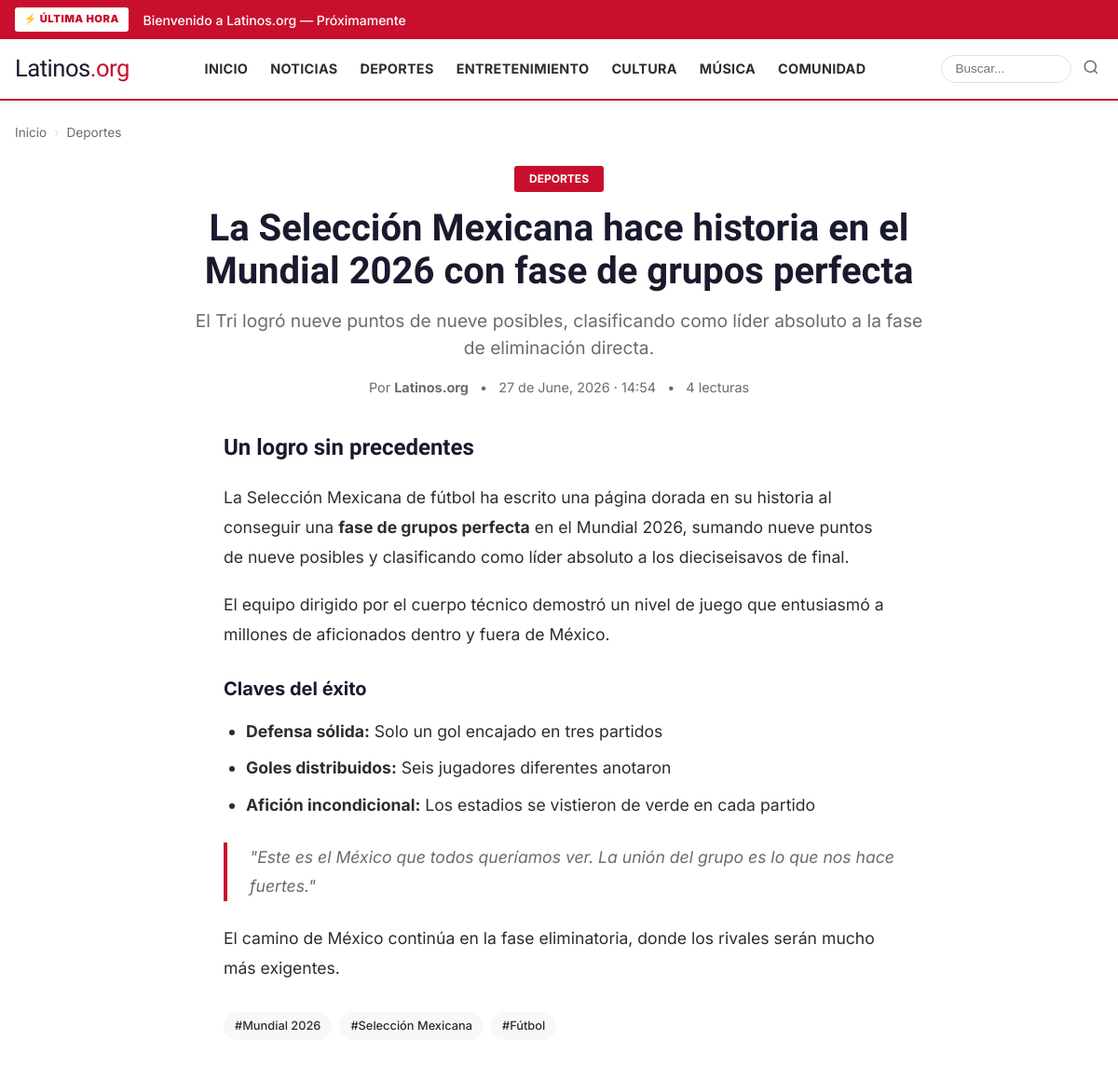
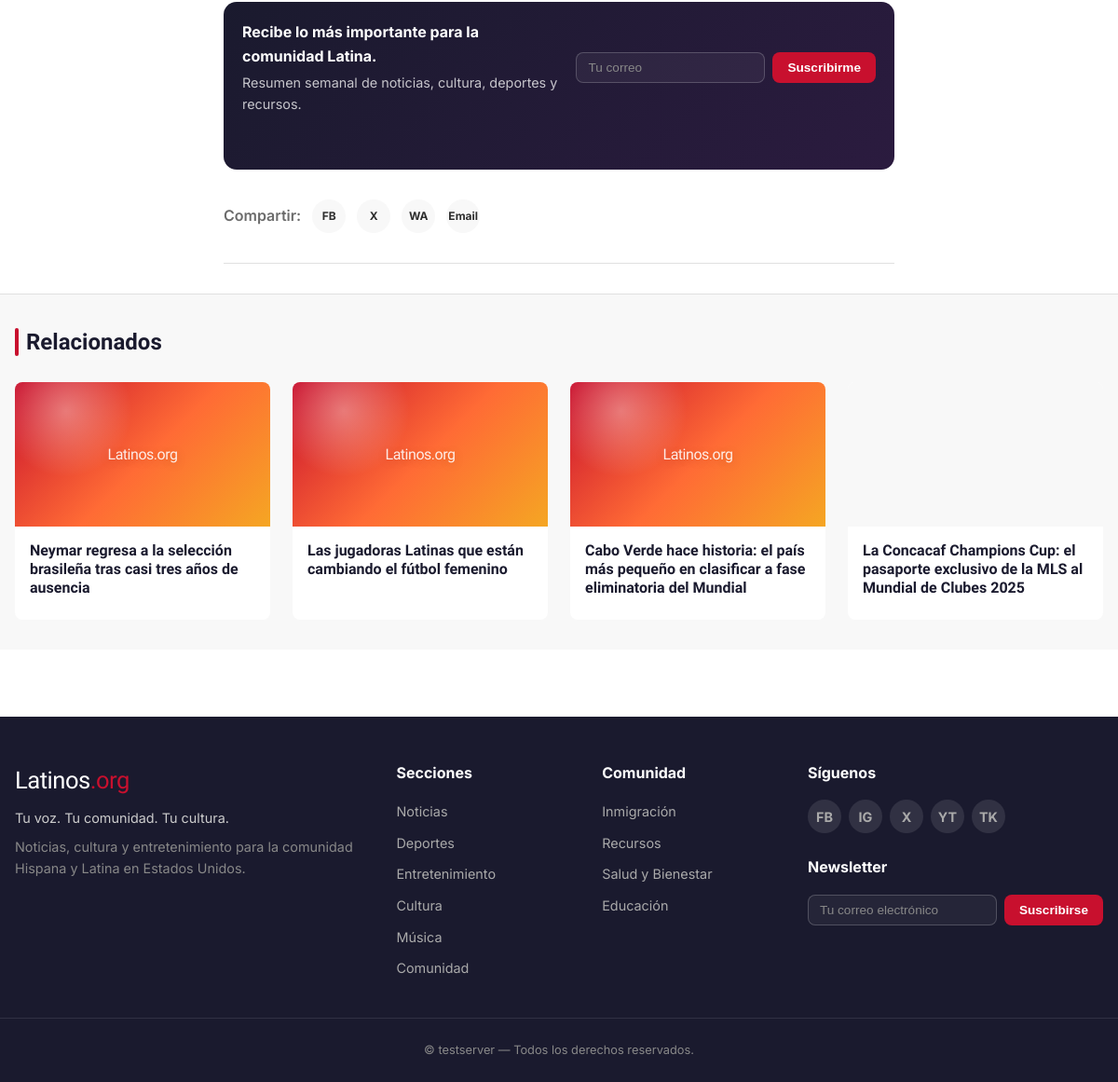
The page /articulo/mexico-historia-mundial-2026-fase-grupos-perfecta on the database as committed earlier (2 pictures, top to bottom).
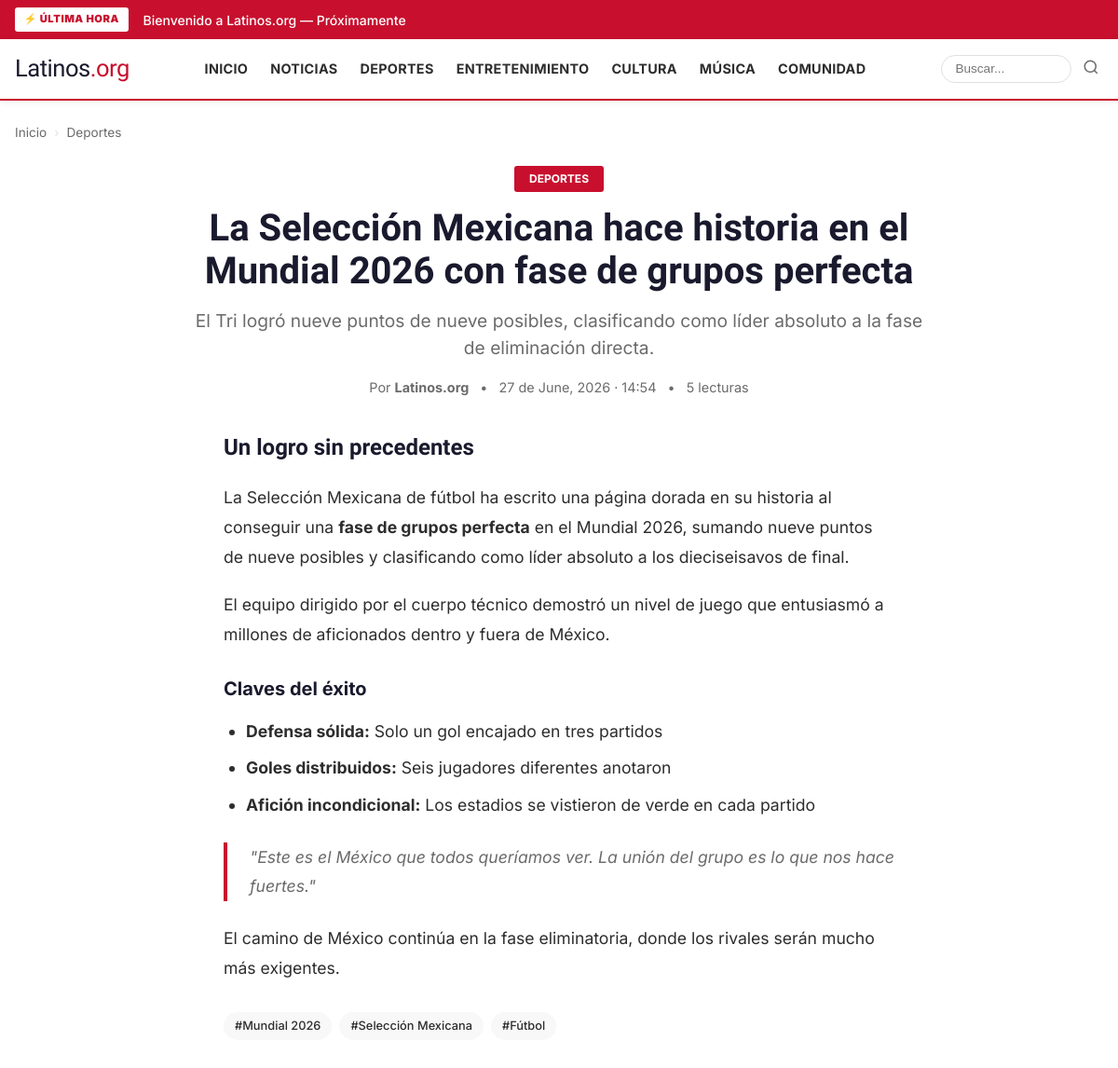
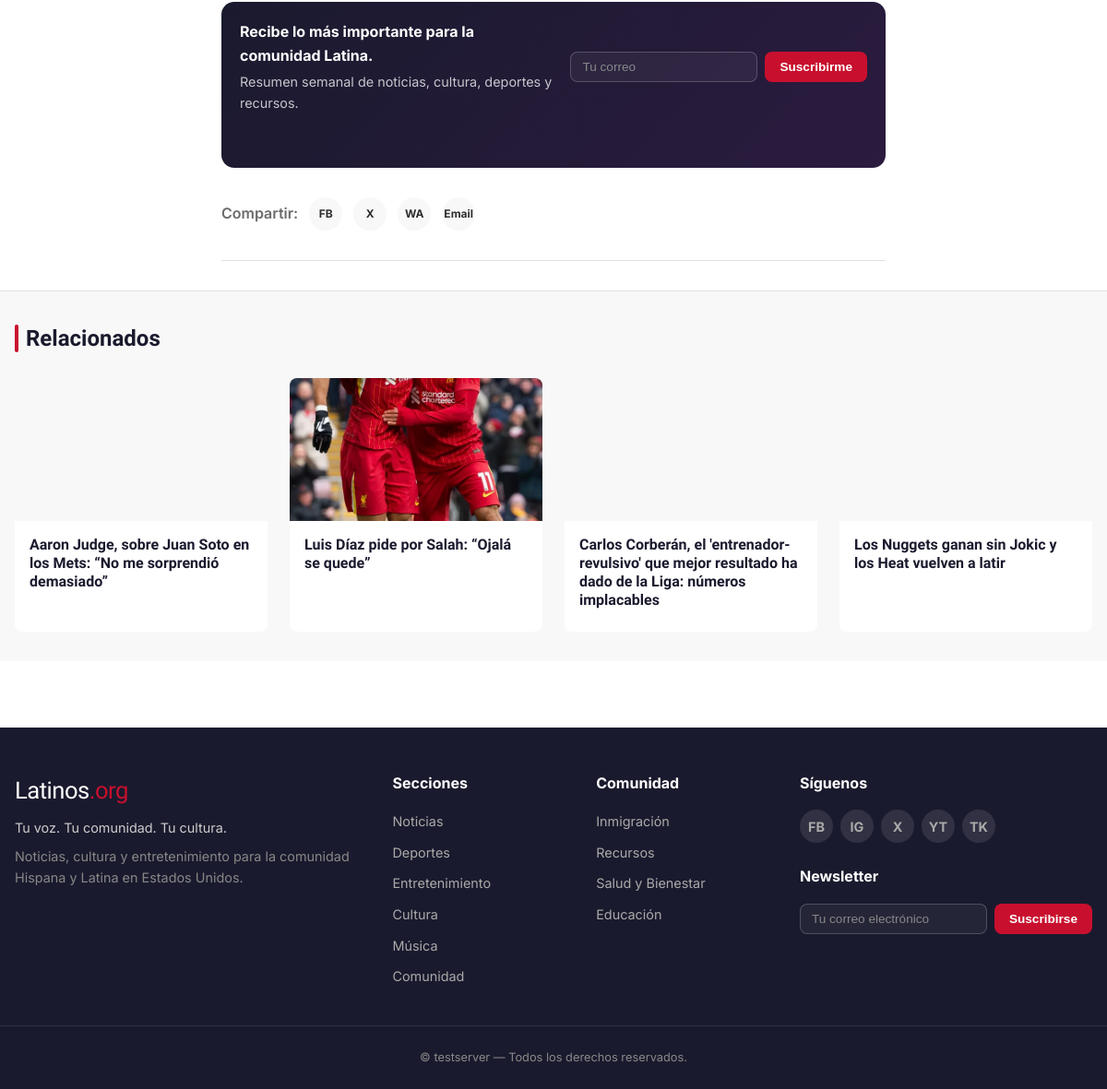
The same page on the database as committed later (2 pictures, top to bottom).
### models.py (models this page shows)
class Category(Base):
    __tablename__ = "categories"
    id = Column(Integer, primary_key=True)
    slug = Column(String(100), unique=True, nullable=False, index=True)
    name = Column(String(200), nullable=False)
    name_en = Column(String(200))  # English display name
    description = Column(Text)
    display_order = Column(Integer, default=99)
    is_active = Column(Boolean, default=True)
    created_at = Column(DateTime, default=datetime.utcnow)
    articles = relationship("Article", back_populates="category_rel")

class Article(Base):
    __tablename__ = "articles"
    id = Column(Integer, primary_key=True)
    raw_article_id = Column(Integer, ForeignKey("raw_articles.id"), nullable=True)
    category_id = Column(Integer, ForeignKey("categories.id"), nullable=True)
    title = Column(Text, nullable=False)
    slug = Column(String(300), unique=True, nullable=False, index=True)
    body_markdown = Column(Text, nullable=False)
    body_html = Column(Text)
    excerpt = Column(Text)
    title_en = Column(Text)
    body_markdown_en = Column(Text)
    body_html_en = Column(Text)
    excerpt_en = Column(Text)
    meta_description = Column(String(200))
    tags = Column(Text)  # JSON array
    language = Column(String(10), default="es")  # es, en, bilingual
    author_display = Column(String(200), default="Latinos.org")
    source_credit = Column(String(500))  # Attribution to original source
    image_url = Column(Text)  # Relative path: /static/images/articles/xxx.webp
    image_alt = Column(Text)
    image_credit = Column(String(500))
    quality_score = Column(Float, default=0.0)  # 0.0 to 1.0 from LLM QA step
    content_type = Column(String(50), default="news")  # news, opinion, listicle, feature
    status = Column(String(30), default="draft", index=True)
    created_at = Column(DateTime, default=datetime.utcnow)
    approved_at = Column(DateTime)
    published_at = Column(DateTime, index=True)
    scheduled_for = Column(DateTime)
    view_count = Column(Integer, default=0)
    is_breaking = Column(Boolean, default=False)
    is_featured = Column(Boolean, default=False)
    category_rel = relationship("Category", back_populates="articles")
    raw_article_rel = relationship("RawArticle", back_populates="articles")

### routes.py (the view)
@router.get("/articulo/{slug}", response_class=HTMLResponse)
async def article_page(request: Request, slug: str):
    db: Session = next(get_db())
    article = db.execute(
        select(Article).options(joinedload(Article.category_rel)).where(Article.slug == slug)
    ).scalars().first()
    if not article or article.status != "published":
        raise HTTPException(status_code=404, detail="Artículo no encontrado")
    article.view_count += 1
    db.commit()
    related = []
    if article.category_id:
        related = db.execute(
            select(Article).options(joinedload(Article.category_rel))
            .where(Article.status == "published")
            .where(Article.category_id == article.category_id)
            .where(Article.id != article.id)
            .order_by(desc(Article.published_at))
            .limit(4)
        ).scalars().all()
    categories = db.execute(
        select(Category)
        .where(Category.is_active == True)
        .order_by(Category.display_order)
    ).scalars().all()
    article_url = str(request.url)
    encoded_url = quote_plus(article_url)
    encoded_title = quote_plus(article.title)
    return request.app.state.templates.TemplateResponse("article.html", {
        "request": request,
        "article": article,
        "related": related,
        "categories": categories,
        "share_urls": {
            "facebook": f"https://www.facebook.com/sharer/sharer.php?u={encoded_url}",
            "x": f"https://twitter.com/intent/tweet?text={encoded_title}&url={encoded_url}",
            "whatsapp": f"https://wa.me/?text={encoded_title}%20{encoded_url}",
            "email": f"mailto:?subject={encoded_title}&body={encoded_url}",
        },
    })

### templates/article.html (shortened to what this page needs)
{% extends "base.html" %}
{% block content %}
<article class="article-page">
    <div class="container">
        <nav class="breadcrumb">
            <a href="/">Inicio</a>
            {% if article.category_rel %}
                <span class="separator">›</span>
                <a href="/categoria/{{ article.category_rel.slug }}">{{ article.category_rel.name }}</a>
            {% endif %}
        </nav>
        <header class="article-header">
            {% if article.category_rel %}
                <span class="article-category-tag">{{ article.category_rel.name }}</span>
            {% endif %}
            <h1 class="article-title">{{ article.title }}</h1>
            {% if article.excerpt %}
                <p class="article-lead">{{ article.excerpt }}</p>
            {% endif %}
            <div class="article-byline">
                <span>Por <strong>{{ article.author_display }}</strong></span>
                {% if article.published_at %}
                    <span class="separator">•</span>
                    <time>{{ article.published_at.strftime('%d de %B, %Y · %H:%M') }}</time>
                {% endif %}
                <span class="separator">•</span>
                <span>{{ article.view_count or 0 }} lecturas</span>
            </div>
        </header>
        <div class="article-body">
            {% if article.body_html %}
                {{ article.body_html | safe }}
            {% else %}
                {{ article.body_markdown | markdown | safe }}
            {% endif %}
        </div>
        {% if article.tags %}
        <div class="article-tags">
            {% set tags = article.tags | from_json %}
            {% for tag in tags %}
                <a href="/buscar?q={{ tag }}" class="tag">#{{ tag }}</a>
            {% endfor %}
        </div>
        {% endif %}
        <aside class="article-newsletter-card">
            <div>
                <strong>Recibe lo más importante para la comunidad Latina.</strong>
                <p>Resumen semanal de noticias, cultura, deportes y recursos.</p>
            </div>
            <form class="newsletter-form" data-newsletter-form data-newsletter-source="article" data-article-id="{{ article.id }}">
                <input type="email" name="email" placeholder="Tu correo" aria-label="Email" required>
                <button type="submit">Suscribirme</button>
            </form>
            <div class="newsletter-message" aria-live="polite"></div>
        </aside>
        <div class="share-buttons">
            <span class="share-label">Compartir:</span>
            <a href="{{ share_urls.facebook }}" target="_blank" rel="noopener" class="share-btn" data-share-article="{{ article.id }}" data-share-network="facebook">FB</a>
            <a href="{{ share_urls.x }}" target="_blank" rel="noopener" class="share-btn" data-share-article="{{ article.id }}" data-share-network="x">X</a>
            <a href="{{ share_urls.whatsapp }}" target="_blank" rel="noopener" class="share-btn" data-share-article="{{ article.id }}" data-share-network="whatsapp">WA</a>
            <a href="{{ share_urls.email }}" class="share-btn" data-share-article="{{ article.id }}" data-share-network="email">Email</a>
        </div>
    </div>
    {% if related %}
    <section class="related-section">
        <div class="container">
            <h2 class="section-title">Relacionados</h2>
            <div class="category-grid">
                {% for a in related %}
                    <a href="/articulo/{{ a.slug }}" class="article-card">
                        <div class="card-image">
                            {% if a.image_url %}
                                <img src="{{ a.image_url }}" alt="{{ a.image_alt or a.title }}" width="640" height="360" loading="lazy" decoding="async">
                            {% else %}
                                <div class="card-image-placeholder"></div>
                            {% endif %}
                        </div>
                        <div class="card-body">
                            <h3 class="card-title">{{ a.title }}</h3>
                        </div>
                    </a>
                {% endfor %}
            </div>
        </div>
    </section>
    {% endif %}
</article>
{% endblock %}

### templates/base.html (shortened to what this page needs)
<!DOCTYPE html>
<html lang="es">
<head>
    <link rel="stylesheet" href="/static/css/style.css">
</head>
<body>
<div class="breaking-bar" id="breakingBar">
    <div class="container breaking-content">
        <span class="breaking-label">⚡ ÚLTIMA HORA</span>
        <div class="breaking-items" id="breakingItems">
            {% if breaking %}
                {% for a in breaking %}
                    <a href="/articulo/{{ a.slug }}" class="breaking-item {% if loop.first %}active{% endif %}">
                        {{ a.title }}
                    </a>
                {% endfor %}
            {% else %}
                <span class="breaking-item active">Bienvenido a Latinos.org — Próximamente</span>
            {% endif %}
        </div>
    </div>
</div>
<header class="site-header">
    <div class="container header-inner">
        <a href="/" class="logo">
            <span class="logo-text">Latinos<span class="logo-accent">.org</span></span>
        </a>
        <nav class="main-nav" id="mainNav">
            <a href="/">Inicio</a>
            <a href="/categoria/noticias">Noticias</a>
            <a href="/categoria/deportes">Deportes</a>
            <a href="/categoria/entretenimiento">Entretenimiento</a>
            <a href="/categoria/cultura">Cultura</a>
            <a href="/categoria/musica">Música</a>
            <a href="/categoria/comunidad">Comunidad</a>
        </nav>
        <form action="/buscar" method="get" class="header-search">
            <input type="text" name="q" placeholder="Buscar..." aria-label="Buscar">
            <button type="submit" aria-label="Buscar">
                <svg width="18" height="18" viewBox="0 0 24 24" fill="none" stroke="currentColor" stroke-width="2">
                    <circle cx="11" cy="11" r="8"/><path d="m21 21-4.35-4.35"/>
                </svg>
            </button>
        </form>
    </div>
</header>
<main class="site-main">
    {% block content %}{% endblock %}
</main>
<footer class="site-footer">
    <div class="container footer-inner">
        <div class="footer-col footer-brand">
            <a href="/" class="logo footer-logo">
                <span class="logo-text">Latinos<span class="logo-accent">.org</span></span>
            </a>
            <p>Tu voz. Tu comunidad. Tu cultura.</p>
            <p class="footer-tagline">Noticias, cultura y entretenimiento para la comunidad Hispana y Latina en Estados Unidos.</p>
        </div>
        <div class="footer-col">
            <h4>Secciones</h4>
            <ul>
                <li><a href="/categoria/noticias">Noticias</a></li>
                <li><a href="/categoria/deportes">Deportes</a></li>
                <li><a href="/categoria/entretenimiento">Entretenimiento</a></li>
                <li><a href="/categoria/cultura">Cultura</a></li>
                <li><a href="/categoria/musica">Música</a></li>
                <li><a href="/categoria/comunidad">Comunidad</a></li>
            </ul>
        </div>
        <div class="footer-col">
            <h4>Comunidad</h4>
            <ul>
                <li><a href="/categoria/inmigracion">Inmigración</a></li>
                <li><a href="/categoria/recursos">Recursos</a></li>
                <li><a href="/categoria/salud">Salud y Bienestar</a></li>
                <li><a href="/categoria/educacion">Educación</a></li>
            </ul>
        </div>
        <div class="footer-col">
            <h4>Síguenos</h4>
            <div class="social-links">
                <a href="#" aria-label="Facebook" class="social-link">FB</a>
                <a href="#" aria-label="Instagram" class="social-link">IG</a>
                <a href="#" aria-label="Twitter/X" class="social-link">X</a>
                <a href="#" aria-label="YouTube" class="social-link">YT</a>
                <a href="#" aria-label="TikTok" class="social-link">TK</a>
            </div>
            <h4 style="margin-top: 1.5rem;">Newsletter</h4>
            <form class="newsletter-form" data-newsletter-form data-newsletter-source="footer">
                <input type="email" name="email" placeholder="Tu correo electrónico" aria-label="Email" required>
                <button type="submit">Suscribirse</button>
            </form>
            <div class="newsletter-message" aria-live="polite"></div>
        </div>
    </div>
    <div class="footer-bottom">
        <div class="container">
            <p>&copy; {{ request.url.hostname or "latinos.org" }} — Todos los derechos reservados.</p>
        </div>
    </div>
</footer>
</body>
</html>

Rows that differ between the two databases and show on the page:
no longer on this page (row unchanged): Article: title "Neymar regresa a la selección brasileña tras casi tres años de ausencia"
no longer on this page (row unchanged): Article: title "Las jugadoras Latinas que están cambiando el fútbol femenino"
no longer on this page (row unchanged): Article: title "Cabo Verde hace historia: el país más pequeño en clasificar a fase eliminatoria del Mundial"
no longer on this page (row edited): Article: image_url (picture), title "La Concacaf Champions Cup: el pasaporte exclusivo de la MLS al Mundial de Clubes 2025"
changed Article "Latinos.org": view_count "4" → "5"
added Article: image_url (picture), title "Aaron Judge, sobre Juan Soto en los Mets: “No me sorprendió demasiado”"
added Article: image_url (picture), title "Luis Díaz pide por Salah: “Ojalá se quede”"
added Article: image_url (picture), title "Carlos Corberán, el 'entrenador-revulsivo' que mejor resultado ha dado de la Liga: números implacables"
added Article: image_url (picture), title "Los Nuggets ganan sin Jokic y los Heat vuelven a latir"
